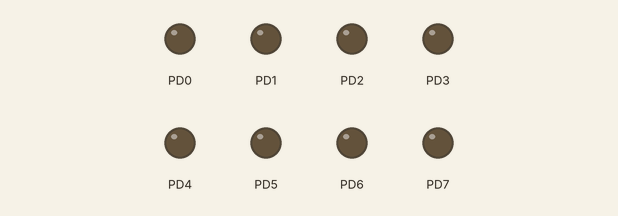
Bench run of a program on a simulated ATmega328P, built with avr-gcc and emulated at 16 MHz. Parts: output pins drawn as LEDs (lit = HIGH).

Above: at 1.0 s.
At 3.0 s:
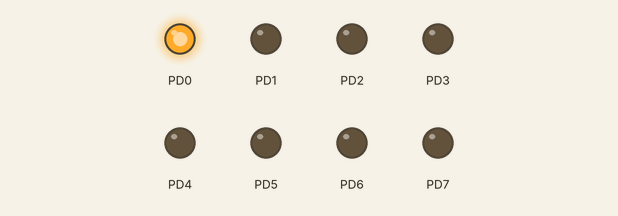
Timing chart, 0 to 5.2 s (numbered marks = the images above):
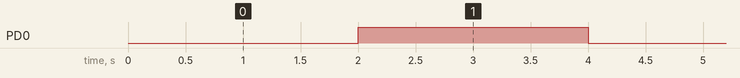

The program:

main.c
```c
/*
 * Praktikum_3.c
 *
 * Created: 18/11/2023 17:35:05
 * Author : Kevin Schier
 */


#define F_CPU 16000000UL
#include <avr/io.h>
#include <avr/interrupt.h>

volatile uint32_t systemClock = 0;

ISR(TIMER0_COMPA_vect){
	systemClock++;
}

void waitFor(uint32_t ms){
	uint32_t time = systemClock + ms;
	while(!(systemClock == time)){
	}
}

void waitUntil(uint32_t ms){
	while(systemClock < ms){
	}
}

int main(void)
{
	cli();
	DDRD = 0xff;
	PORTD = 0x00;
	//Set timer mode to clear timer on compare match
	TCCR0A = (1 << WGM01);
	//Set clock source in timer counter control register as clkio/64
	TCCR0B = (1 << CS01) | (1 << CS00);
	//set output compare register: 16 000 000 / 64 * 1/s * 0,001 s = 250
	OCR0A = 249;
	//enable output compare interrupt für ocr0a	in timer interrupt mask
	TIMSK0 = (1 << OCIE0A);
	systemClock = 4294967295 - 3000;
	sei();
	waitUntil(4294967295 - 1000);
    while (1)
    {
		PORTD ^= 1;
		waitFor(2000);
    }
}
//a) Zeigt compiler dass sich variabel unerwartet ändern kann -> wird nicht optimiert -> verhindert inkorrektes verhalten wenn variabel in unterschiedlichen threads oder interrupts verändert wird
//b)4294967295 ms = 49,71 Tage
//c)while schleife fragt den zielwert genau ab (kein < oder >). Selbst wenn time overflowed wird nicht frühzeit abgebrochen. Alternativ: fallunterscheidung mit if und falls nötig zurücksetzen des timers
//d)Datentyp mit größerem wertebereich wählen (64 bit int)
```

Measured:
- by itself, PD0: alternates HIGH for 2.0 s and LOW for 2.0 s
